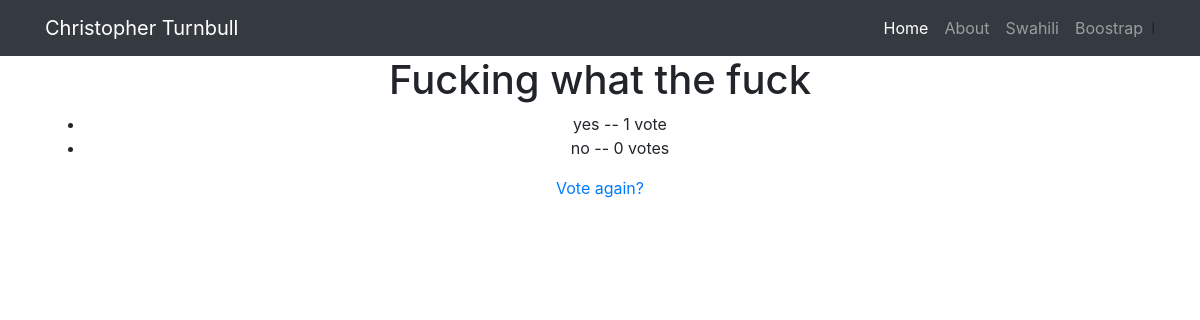
Page /swahili/5/results/ on the earlier database version.
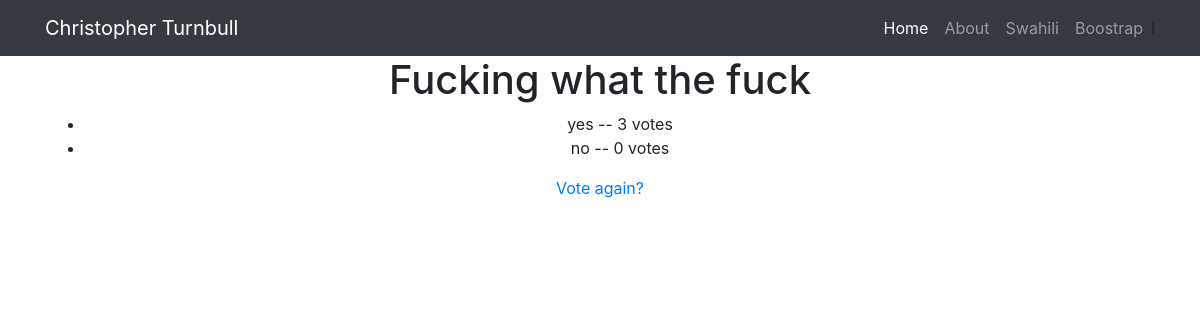
Same page on the later database version.
### swahili/models.py (models this page shows, shortened)
class Choice(models.Model):
    question = models.ForeignKey(Question, on_delete=models.CASCADE)
    choice_text = models.CharField(max_length=200)
    votes = models.IntegerField(default=0)

### swahili/views.py (the view)
# urls.py: path('swahili/<int:question_id>/results/', views.results, name='results'),
def results(request, question_id):
    question = get_object_or_404(Question, pk=question_id)
    return render(request, 'swahili/results.html', {'question': question})

### swahili/templates/swahili/results.html
{% extends "overview/base.html" %}
{% block content %}
  <div class="container">
    <div class="row">
      <div class="col-lg-12 text-center">
        <h1>{{ question.question_text }}</h1>
        <ul>
        {% for choice in question.choice_set.all %}
            <li>{{ choice.choice_text }} -- {{ choice.votes }} vote{{ choice.votes|pluralize }}</li>
        {% endfor %}
        </ul>
        <a href="{% url 'swahili:detail' question.id %}">Vote again?</a>
      </div>
    </div>
  </div>
{% endblock %}

Differences in the rows shown:
changed Choice "yes": votes "1" → "3"
